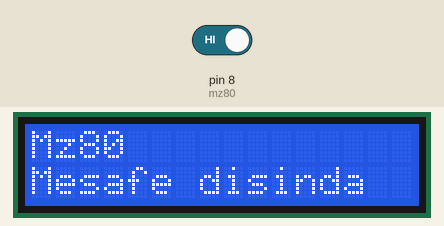
Bench run of a sketch on a simulated Arduino Uno, built with avr-gcc and run on an emulated ATmega328P. Parts: 16×2 character LCD. Inputs (shaded band) come from the test bench; at power-on: pin 8 (mz80) HIGH.

Above: at 1.2 s.
1.3 s: pin 8 (mz80) driven LOW
At 1.9 s:
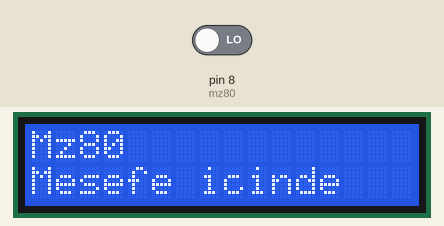
3.5 s: pin 8 (mz80) driven HIGH
At 4.0 s:
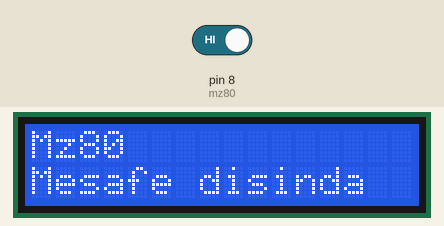
Timing chart, 0 to 6.5 s (numbered marks = the images above; inputs shaded):
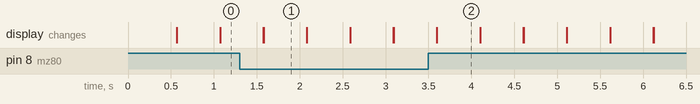

Measured:
- after the input at 1.3 s, the display: first differs from a run without the input after 0.28 s (image 1)
- after the input at 3.5 s, the display: first differs from a run without the input after 0.10 s (image 2)
- what the display in image 1 shows lasts 0.5 s, from 1.6 s to 2.1 s

The sketch:

mz80_LCD.ino
```cpp
#include <LiquidCrystal.h>

int mz80 = 8;
int mzdeger = 0;

LiquidCrystal lcd(12, 11, 5, 4, 3, 2);

void setup()
{
   pinMode(mz80, INPUT);
   lcd.begin(16, 2);
   Serial.begin(9600);
}

void loop()
{
  mzdeger = digitalRead(mz80);
  if(mzdeger == 0)
  {
    lcd.setCursor(0, 0);
    lcd.print("Mz80");
    lcd.setCursor(0, 1);
    lcd.print("Mesefe icinde");
  }
  else
  {
    lcd.setCursor(0, 0);
    lcd.print("Mz80");
    lcd.setCursor(0, 1);
    lcd.print("Mesafe disinda");
  }
    delay(500);
    lcd.clear();
}
```
